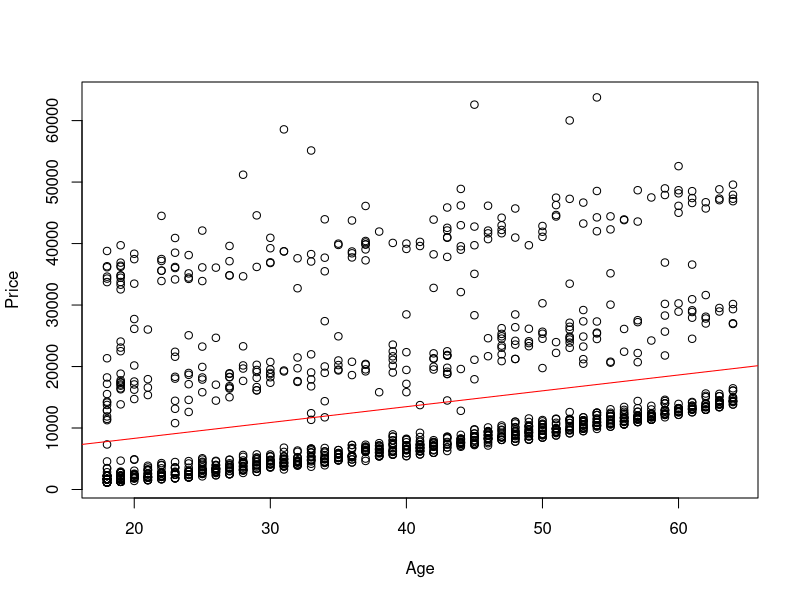
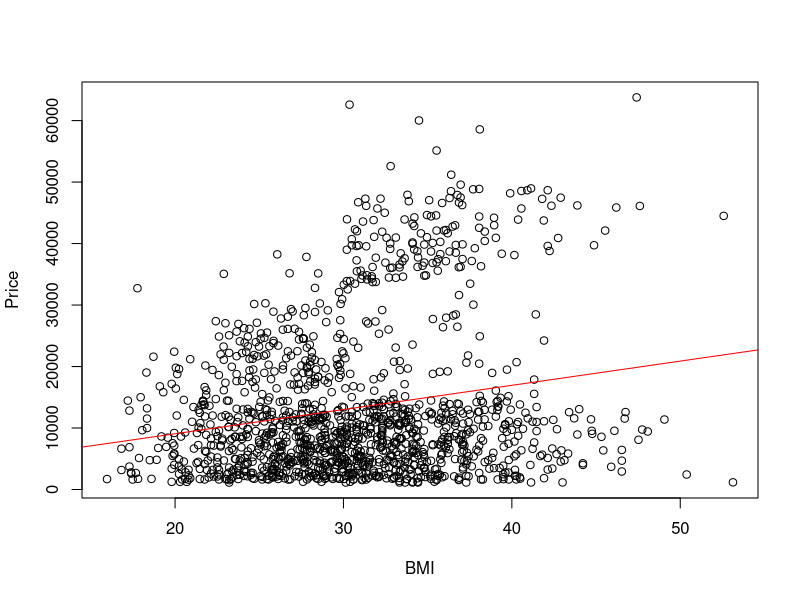
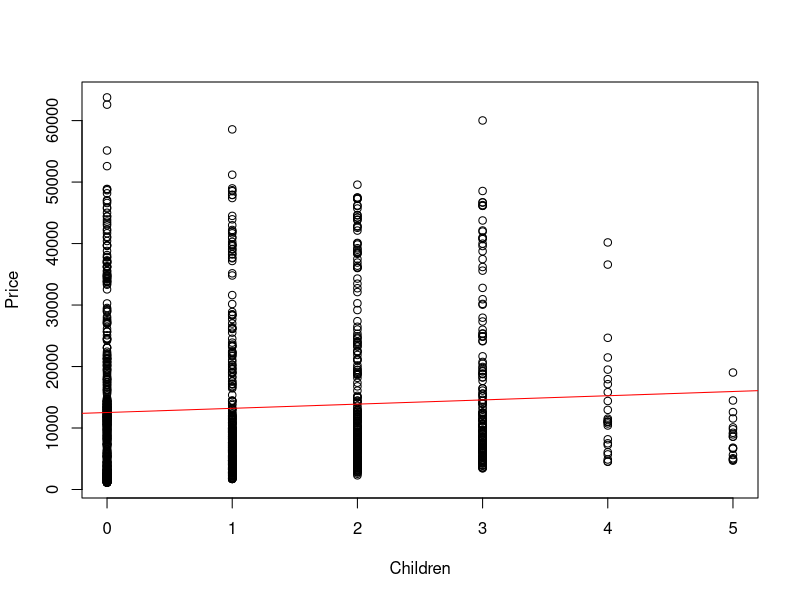
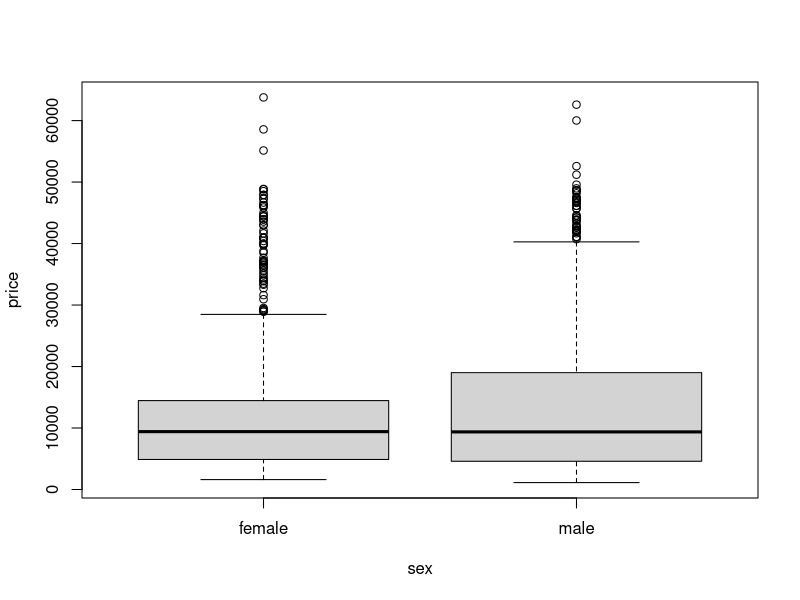
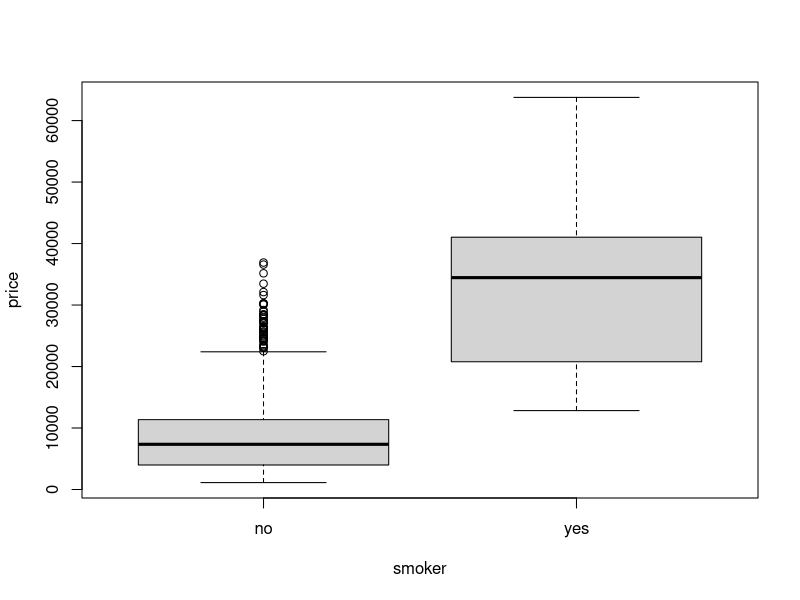
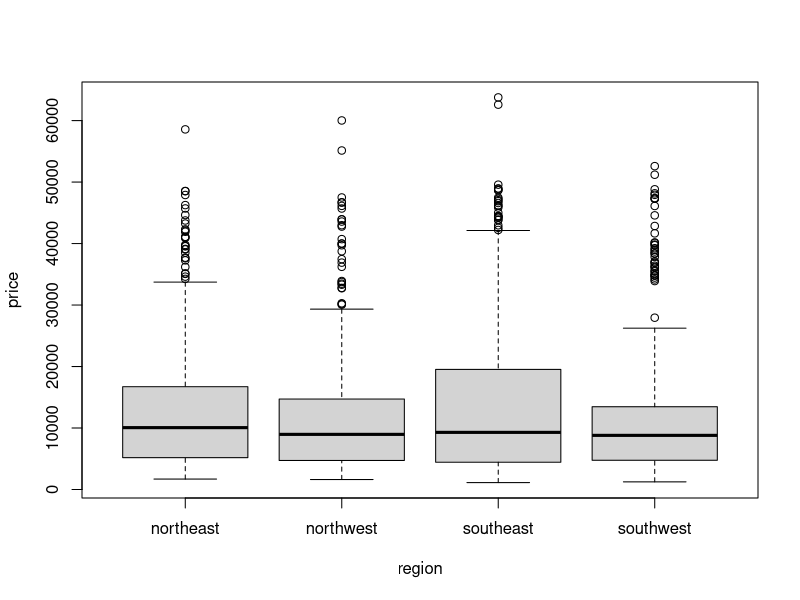

Source code (R) for these figures, in order:
## ---- chunk 1
knitr::opts_chunk$set(echo = TRUE)
## ---- chunk 2
setwd("E:/Data")
insurance = read.csv("insurance.csv", head = TRUE)
head(insurance)
## ---- chunk 3
# print scatter plots
plot(insurance$age, insurance$price, ylab = "Price", xlab = "Age")
abline(lm(price ~ age, data = insurance), col = "red")

plot(insurance$bmi, insurance$price, ylab = "Price", xlab = "BMI")
abline(lm(price ~ bmi, data = insurance), col = "red")

plot(insurance$children, insurance$price, ylab = "Price", xlab = "Children")
abline(lm(price ~ children, data = insurance), col = "red")
## ---- chunk 4
cor(insurance$price, insurance$age)
cor(insurance$price, insurance$bmi)
cor(insurance$price, insurance$children)
## ---- chunk 5
#make categorical variables into factors
insurance$sex<-as.factor(insurance$sex) #makes female the baseline level
insurance$smoker<-as.factor(insurance$smoker) #makes no the baseline level
insurance$region<-as.factor(insurance$region) #makes northeast the baseline level


#create box plots
boxplot(price ~ sex, data = insurance)
boxplot(price ~ smoker, data = insurance)
boxplot(price ~ region, data = insurance)
## ---- chunk 6
model1 <- lm(price ~ ., data = insurance)
summary(model1)
## ---- chunk 7

aovmodel <- aov(price ~ region, data = insurance)
summary(aovmodel)
## ---- chunk 8
#build model2
model2 <- lm(price ~ age + sex +bmi + children + smoker, data = insurance)
    #summary(model2)

#perform partial F test
anova(model2, model1)
## ---- chunk 9
    summary(model1)
## ---- chunk 10

# 90% confidence interval
confint(model1, level = 0.9)

# 95% confidence interval
confint(model1, level = 0.95)
## ---- chunk 11
# create a new data point with the same characteristics as the first sample
newdata <- insurance[1,]
newdata

# calculate the 95% confidence interval
predict(model1, newdata, interval = "confidence", level = 0.95)
## ---- chunk 12
# create a new data point used for the prediction
newdata2 <- newdata
newdata2$age <- 50
newdata2

# Calculate the 95% prediction interval
predict(model1, newdata2, interval = "prediction", level = 0.95)
